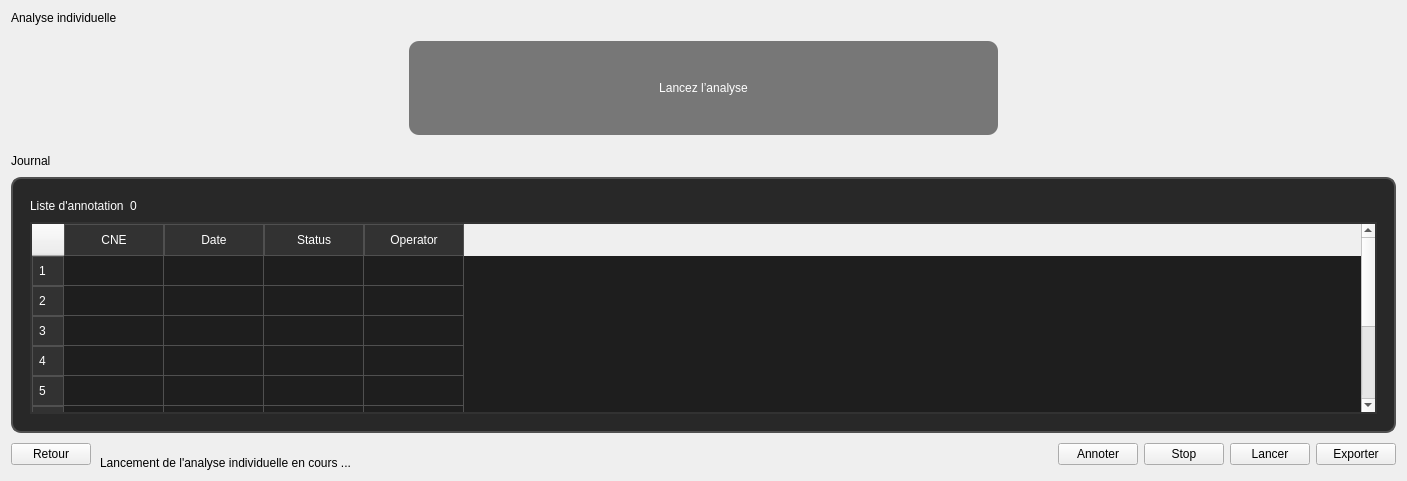
         <widget class="QWidget" name="page_2">
          <layout class="QGridLayout" name="gridLayout_4">
           <item row="5" column="0" colspan="3">
            <widget class="QFrame" name="frame_2">
             <property name="styleSheet">
              <string notr="true">.QFrame {
    background-color: rgb(40, 40, 40); /* Fond sombre */
    color: white; /* Texte en blanc */
    font: 14px &quot;Arial&quot;; /* Police et taille du texte */
    border: 2px solid rgb(80, 80, 80); /* Bordure subtile */
    border-radius: 10px; /* Coins arrondis */
    padding: 8px; /* Espacement interne pour le texte */
}

</string>
             </property>
             <property name="frameShape">
              <enum>QFrame::StyledPanel</enum>
             </property>
             <property name="frameShadow">
              <enum>QFrame::Raised</enum>
             </property>
             <layout class="QGridLayout" name="gridLayout_7">
              <item row="1" column="0" colspan="3">
               <widget class="QTableWidget" name="tableWidget_m">
                <property name="styleSheet">
                 <string notr="true">/* Style général du QTableWidget */
QTableWidget {
    background-color: rgb(30, 30, 30); /* Fond sombre */
    color: white; /* Texte blanc */
    font: 14px &quot;Arial&quot;; /* Police moderne */
    border: 2px solid rgb(50, 50, 50); /* Bordure légère */
    gridline-color: rgb(80, 80, 80); /* Couleur des lignes */
   /*  border-radius: 8px; Coins arrondis */
}

/* En-tête des colonnes */
QHeaderView::section {
    background-color: rgb(50, 50, 50); /* Fond plus clair pour les en-têtes */
    color: white; /* Texte blanc */
    font: bold 14px &quot;Arial&quot;; /* Police en gras */
    padding: 6px;
    border: 1px solid rgb(80, 80, 80);

}

/* Surbrillance des lignes lors du survol */
QTableWidget::item:hover {
    background-color: rgb(70, 70, 70); /* Gris foncé au survol */
}

/* Sélection d'une ligne */
QTableWidget::item:selected {
    background-color: rgb(0, 150, 255); /* Bleu moderne */
    color: white; /* Texte toujours blanc */
}

/* Ajustement des coins pour l'en-tête */
QTableCornerButton::section {
    background-color: rgb(50, 50, 50);
    border: 1px solid rgb(80, 80, 80);
}


</string>
                </property>
                <row>
                 <property name="text">
                  <string>1</string>
                 </property>
                </row>
                <row>
                 <property name="text">
                  <string>2</string>
                 </property>
                </row>
                <row>
                 <property name="text">
                  <string>3</string>
                 </property>
                </row>
                <row>
                 <property name="text">
                  <string>4</string>
                 </property>
                </row>
                <row>
                 <property name="text">
                  <string>5</string>
                 </property>
                </row>
                <row>
                 <property name="text">
                  <string>6</string>
                 </property>
                </row>
                <row>
                 <property name="text">
                  <string>7</string>
                 </property>
                </row>
                <row>
                 <property name="text">
                  <string>8</string>
                 </property>
                </row>
                <row>
                 <property name="text">
                  <string>10</string>
                 </property>
                </row>
                <column>
                 <property name="text">
                  <string>CNE</string>
                 </property>
                </column>
                <column>
                 <property name="text">
                  <string>Date</string>
                 </property>
                </column>
                <column>
                 <property name="text">
                  <string>Status</string>
                 </property>
                </column>
                <column>
                 <property name="text">
                  <string>Operator</string>
                 </property>
                </column>
               </widget>
              </item>
              <item row="0" column="1">
               <widget class="QLabel" name="label_counter_m_">
                <property name="styleSheet">
                 <string notr="true">.QLabel{
	color: white;
    font: bold 14px &quot;Arial&quot;; /* Police en gras */
	padding: 0px;
}</string>
                </property>
                <property name="text">
                 <string>0</string>
                </property>
               </widget>
              </item>
              <item row="0" column="0">
               <widget class="QLabel" name="label_26">
                <property name="styleSheet">
                 <string notr="true">.QLabel{
	color: white;
    font: bold 14px &quot;Arial&quot;; /* Police en gras */
	padding: 0px;
}</string>
                </property>
                <property name="text">
                 <string>Liste d'annotation</string>
                </property>
               </widget>
              </item>
              <item row="0" column="2">
               <spacer name="horizontalSpacer_6">
                <property name="orientation">
                 <enum>Qt::Horizontal</enum>
                </property>
                <property name="sizeHint" stdset="0">
                 <size>
                  <width>664</width>
                  <height>20</height>
                 </size>
                </property>
               </spacer>
              </item>
             </layout>
            </widget>
           </item>
           <item row="2" column="0">
            <widget class="QLabel" name="label_15">
             <property name="styleSheet">
              <string notr="true">QLabel {
    min-width: 70px;
    max-width: 70px;
    min-height: 20px;  /* Optionnel selon le besoin */
    max-height: 20px;

}
</string>
             </property>
             <property name="text">
              <string>Journal</string>
             </property>
            </widget>
           </item>
           <item row="6" column="0" colspan="3">
            <layout class="QHBoxLayout" name="horizontalLayout_4">
             <item>
              <widget class="QPushButton" name="pushButton_retour_mh">
               <property name="text">
                <string>Retour</string>
               </property>
              </widget>
             </item>
             <item>
              <widget class="QLabel" name="label_analyse_en_cours">
               <property name="styleSheet">
                <string notr="true">QLabel{
	padding-top: 17px;
}</string>
               </property>
               <property name="text">
                <string>Lancement de l'analyse individuelle en cours ...</string>
               </property>
              </widget>
             </item>
             <item>
              <spacer name="horizontalSpacer_2">
               <property name="orientation">
                <enum>Qt::Horizontal</enum>
               </property>
               <property name="sizeHint" stdset="0">
                <size>
                 <width>698</width>
                 <height>20</height>
                </size>
               </property>
              </spacer>
             </item>
             <item>
              <widget class="QPushButton" name="pushButton_annoter_m">
               <property name="text">
                <string>Annoter</string>
               </property>
              </widget>
             </item>
             <item>
              <widget class="QPushButton" name="pushButton_stop_m">
               <property name="text">
                <string>Stop</string>
               </property>
              </widget>
             </item>
             <item>
              <widget class="QPushButton" name="pushButton_lancer_m">
               <property name="text">
                <string>Lancer</string>
               </property>
              </widget>
             </item>
             <item>
              <widget class="QPushButton" name="pushButton_envoyer_r_m">
               <property name="text">
                <string>Exporter</string>
               </property>
              </widget>
             </item>
            </layout>
           </item>
           <item row="0" column="0" colspan="2">
            <widget class="QLabel" name="label_27">
             <property name="styleSheet">
              <string notr="true"/>
             </property>
             <property name="text">
              <string>Analyse individuelle</string>
             </property>
            </widget>
           </item>
           <item row="1" column="0" colspan="3">
            <layout class="QHBoxLayout" name="horizontalLayout_10">
             <item>
              <spacer name="horizontalSpacer_9">
               <property name="orientation">
                <enum>Qt::Horizontal</enum>
               </property>
               <property name="sizeHint" stdset="0">
                <size>
                 <width>40</width>
                 <height>20</height>
                </size>
               </property>
              </spacer>
             </item>
             <item>
              <widget class="QLabel" name="label_mul_m">
               <property name="styleSheet">
                <string notr="true">QLabel {
	margin-bottom:10px;
	margin-top:10px;
	background: #777;
    font: bold 60px &quot;Arial&quot;;
	color: white;
    border-radius: 10px;
    qproperty-alignment: 'AlignCenter';
	padding: 40px 250px 40px 250px
}
</string>
               </property>
               <property name="text">
                <string>Lancez l’analyse</string>
               </property>
               <property name="alignment">
                <set>Qt::AlignCenter</set>
               </property>
              </widget>
             </item>
             <item>
              <spacer name="horizontalSpacer_10">
               <property name="orientation">
                <enum>Qt::Horizontal</enum>
               </property>
               <property name="sizeHint" stdset="0">
                <size>
                 <width>40</width>
                 <height>20</height>
                </size>
               </property>
              </spacer>
             </item>
            </layout>
           </item>
          </layout>
         </widget>
